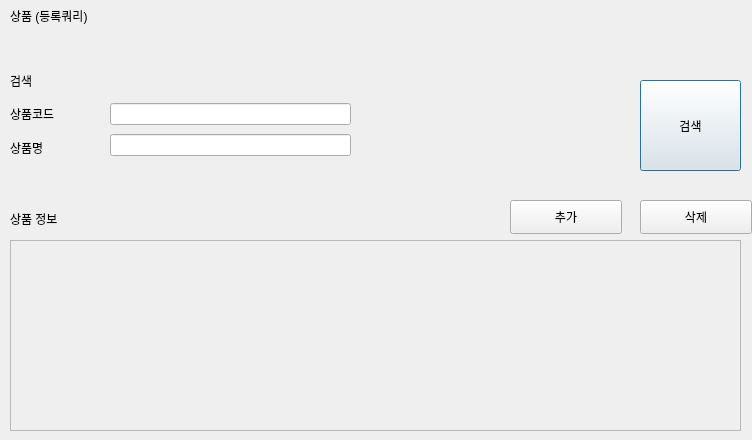
<?xml version="1.0" encoding="UTF-8"?>
<ui version="4.0">
 <class>Dialog</class>
 <widget class="QDialog" name="Dialog">
  <property name="geometry">
   <rect>
    <x>0</x>
    <y>0</y>
    <width>752</width>
    <height>440</height>
   </rect>
  </property>
  <property name="windowTitle">
   <string>Dialog</string>
  </property>
  <widget class="QScrollArea" name="scrollArea">
   <property name="geometry">
    <rect>
     <x>10</x>
     <y>240</y>
     <width>731</width>
     <height>191</height>
    </rect>
   </property>
   <property name="widgetResizable">
    <bool>true</bool>
   </property>
   <widget class="QWidget" name="scrollAreaWidgetContents_2">
    <property name="geometry">
     <rect>
      <x>0</x>
      <y>0</y>
      <width>729</width>
      <height>189</height>
     </rect>
    </property>
    <widget class="QWidget" name="gridLayoutWidget">
     <property name="geometry">
      <rect>
       <x>20</x>
       <y>20</y>
       <width>711</width>
       <height>171</height>
      </rect>
     </property>
     <layout class="QGridLayout" name="gridLayout"/>
    </widget>
   </widget>
  </widget>
  <widget class="QWidget" name="horizontalLayoutWidget">
   <property name="geometry">
    <rect>
     <x>10</x>
     <y>0</y>
     <width>721</width>
     <height>31</height>
    </rect>
   </property>
   <layout class="QHBoxLayout" name="horizontalLayout_4">
    <item>
     <widget class="QLabel" name="label_2">
      <property name="text">
       <string>상품 (등록쿼리)</string>
      </property>
     </widget>
    </item>
   </layout>
  </widget>
  <widget class="QPushButton" name="pushButton">
   <property name="geometry">
    <rect>
     <x>640</x>
     <y>80</y>
     <width>101</width>
     <height>91</height>
    </rect>
   </property>
   <property name="text">
    <string>검색</string>
   </property>
  </widget>
  <widget class="QLabel" name="label_10">
   <property name="geometry">
    <rect>
     <x>10</x>
     <y>210</y>
     <width>77</width>
     <height>18</height>
    </rect>
   </property>
   <property name="text">
    <string>상품 정보</string>
   </property>
  </widget>
  <widget class="QLabel" name="label_5">
   <property name="geometry">
    <rect>
     <x>10</x>
     <y>70</y>
     <width>51</width>
     <height>21</height>
    </rect>
   </property>
   <property name="text">
    <string>검색</string>
   </property>
  </widget>
  <widget class="QWidget" name="verticalLayoutWidget_2">
   <property name="geometry">
    <rect>
     <x>110</x>
     <y>100</y>
     <width>241</width>
     <height>61</height>
    </rect>
   </property>
   <layout class="QVBoxLayout" name="verticalLayout_13">
    <item>
     <widget class="QLineEdit" name="lineEdit_3"/>
    </item>
    <item>
     <widget class="QLineEdit" name="lineEdit_8"/>
    </item>
   </layout>
  </widget>
  <widget class="QWidget" name="verticalLayoutWidget">
   <property name="geometry">
    <rect>
     <x>10</x>
     <y>100</y>
     <width>91</width>
     <height>61</height>
    </rect>
   </property>
   <layout class="QVBoxLayout" name="verticalLayout_14">
    <item>
     <widget class="QLabel" name="label_11">
      <property name="enabled">
       <bool>true</bool>
      </property>
      <property name="text">
       <string>상품코드</string>
      </property>
     </widget>
    </item>
    <item>
     <widget class="QLabel" name="label_12">
      <property name="enabled">
       <bool>true</bool>
      </property>
      <property name="autoFillBackground">
       <bool>false</bool>
      </property>
      <property name="text">
       <string>상품명</string>
      </property>
     </widget>
    </item>
   </layout>
  </widget>
  <widget class="QPushButton" name="pushButton_2">
   <property name="geometry">
    <rect>
     <x>510</x>
     <y>200</y>
     <width>112</width>
     <height>34</height>
    </rect>
   </property>
   <property name="text">
    <string>추가</string>
   </property>
  </widget>
  <widget class="QPushButton" name="pushButton_3">
   <property name="geometry">
    <rect>
     <x>640</x>
     <y>200</y>
     <width>112</width>
     <height>34</height>
    </rect>
   </property>
   <property name="text">
    <string>삭제</string>
   </property>
  </widget>
 </widget>
 <resources/>
 <connections>
  <connection>
   <sender>lineEdit_8</sender>
   <signal>returnPressed()</signal>
   <receiver>pushButton</receiver>
   <slot>click()</slot>
   <hints>
    <hint type="sourcelabel">
     <x>241</x>
     <y>151</y>
    </hint>
    <hint type="destinationlabel">
     <x>709</x>
     <y>151</y>
    </hint>
   </hints>
  </connection>
 </connections>
</ui>
